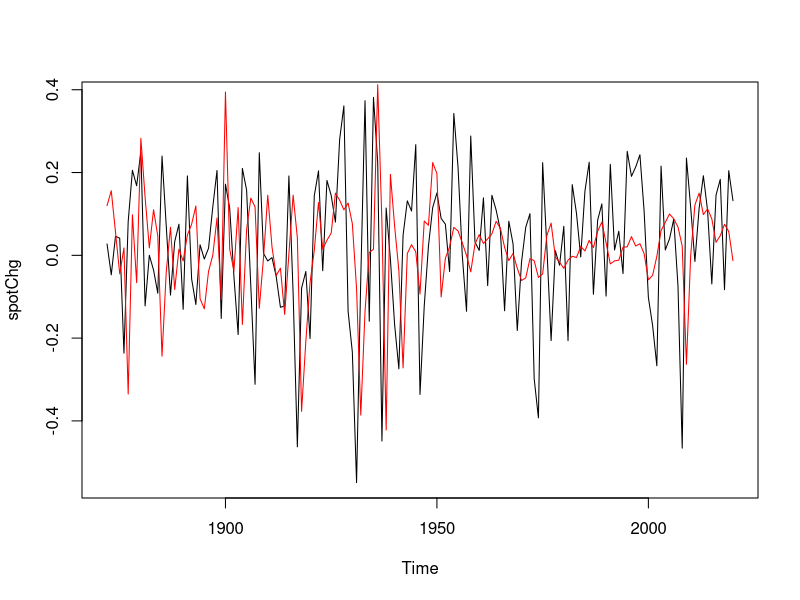
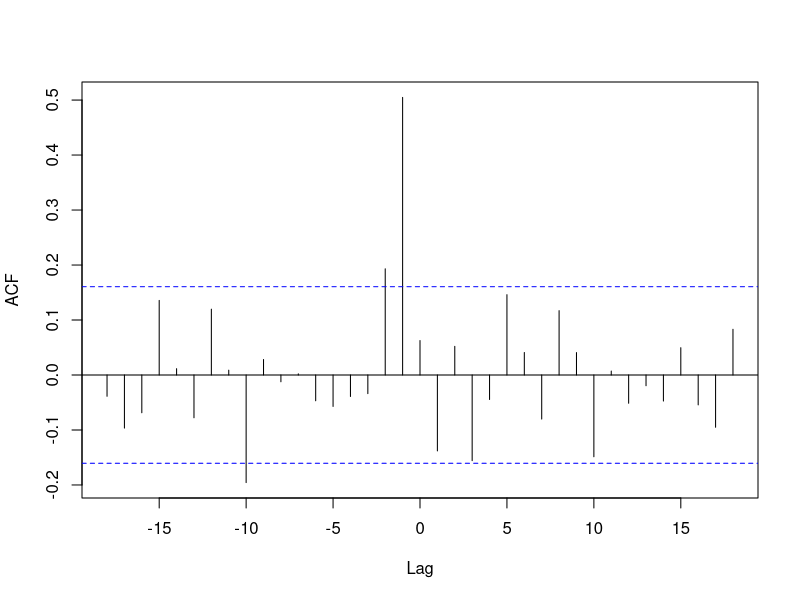

Reproduce these figures in R, in order.
## ---- chunk 1
# bi-variant model
MyData <- read.csv("Data/SP500_divs_closes_inflation_adj.csv")
head(MyData)
## ---- chunk 2
# time series for close
spot_ts <- ts(MyData$Close, start=1871, freq=1)
spot_ts
## ---- chunk 3
# time series for dividend
div_ts <- ts(MyData$Dividend, start=1871, freq=1)
div_ts
## ---- chunk 4
# log transform
logspot <- log(spot_ts)
logdiv <- log(div_ts)
# percentage changes
spotChg <- diff(logspot)
divChg <- diff(logdiv)
divChg
## ---- chunk 5
# percentage change for two variables
plot(spotChg)
lines(divChg, col="red")
## ---- chunk 6
# cross correlation
a = ccf(spotChg,divChg, main="")
a
